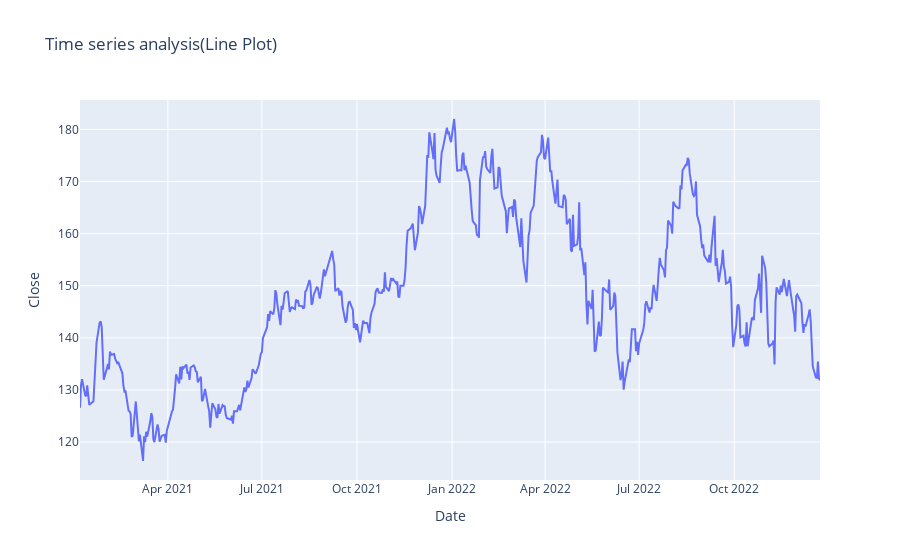

Source (notebook cell):
### Code cell
import plotly.express as px
figure = px.line(data, x= data.index, y= "Close", title= "Time series analysis(Line Plot)")
figure.show()

### Figure 1 — Plotly figure (JSON) as saved in the notebook; plotly's stock layout.template omitted (floating-point values rounded to 4 significant figures; data arrays with more than 128 entries replaced by an {"elided": "..."} marker saying what was removed)
{"data": [{"hovertemplate": "Date=%{x}<br>Close=%{y}<extra></extra>", "legendgroup": "", "line": {"color": "#636efa", "dash": "solid"}, "marker": {"symbol": "circle"}, "mode": "lines", "name": "", "orientation": "v", "showlegend": false, "type": "scatter", "x": {"elided": "497 str values"}, "xaxis": "x", "y": {"elided": "497 float values"}, "yaxis": "y"}], "layout": {"legend": {"tracegroupgap": 0}, "title": {"text": "Time series analysis(Line Plot)"}, "xaxis": {"anchor": "y", "domain": [0, 1], "title": {"text": "Date"}}, "yaxis": {"anchor": "x", "domain": [0, 1], "title": {"text": "Close"}}}}
